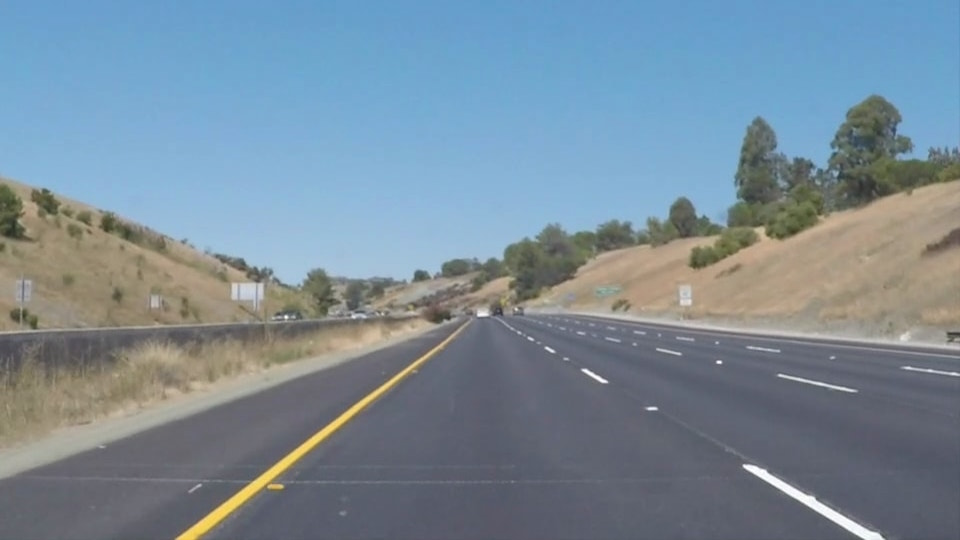
#> input picture test_img.jpg, 960 x 540 px, found by its file name
$ python lane_detection.py
#> lines starting #> are read from the running program, lines starting #| are printed output that depends on the picture; after the words box and inside, x2 and y2 are one past the last pixel; in counts of white or black regions, pixels touching at a corner belong together; pictures that were not available may be replaced by others from this repository, and a replacement may not be noted


import cv2
import numpy as np

# Define a function to display detected lines on an image
def display_lines(image, lines):

    line_image = np.zeros_like(image)

    if lines is not None:
        for line in lines:

            x1, y1, x2, y2 = line.reshape(4)

            cv2.line(line_image, (x1, y1), (x2, y2), (0, 0, 255), 10)

    return line_image

def canny(image):

    gray = cv2.cvtColor(image, cv2.COLOR_RGB2GRAY)

    blur = cv2.GaussianBlur(gray, (5, 5), 0)

    # Apply the Canny edge detection algorithm to detect edges in the blurred image
    canny = cv2.Canny(blur, 50, 150)

    return canny

def region_of_interest(image):

    height, width = image.shape[:2]

    polygons = np.array([
        [(200, height), (1100, height), (550, 250)]
    ], dtype=np.int32)

    mask = np.zeros_like(image)

    cv2.fillPoly(mask, polygons, 255)

    masked_image = cv2.bitwise_and(image, mask)

    return masked_image

def averaged_slope_intercept(image, lines):
    left_fit = []
    right_fit = []

    for line in lines:

        x1, y1, x2, y2 = line.reshape(4)

        parameters = np.polyfit((x1, x2), (y1, y2), 1)

        slope = parameters[0]
        intercept = parameters[1]

        # Determine whether the line belongs to the left or right lane
        if slope < 0:
            left_fit.append((slope, intercept))
        else:
            right_fit.append((slope, intercept))

    left_fit_average = np.mean(left_fit, axis=0) if left_fit else (0, 0)
    right_fit_average = np.mean(right_fit, axis=0) if right_fit else (0, 0)

    left_line = make_coordinates(image, left_fit_average)
    right_line = make_coordinates(image, right_fit_average)

    return np.array([left_line, right_line])


prev_left_line = None
prev_right_line = None

def make_coordinates(image, line_parameters, min_slope=0.1):
    global prev_left_line, prev_right_line

    slope, intercept = line_parameters

    y1 = image.shape[0]
    y2 = int(y1 * (3/5))

    if abs(slope) > min_slope:
        x1 = int((y1 - intercept) / slope)
        x2 = int((y2 - intercept) / slope)


        prev_left_line = [x1, y1, x2, y2] if slope < 0 else prev_left_line
        prev_right_line = [x1, y1, x2, y2] if slope >= 0 else prev_right_line
    else:

        x1, y1, x2, y2 = prev_left_line if slope < 0 else prev_right_line

    return np.array([x1, y1, x2, y2], dtype=np.int32)


image = cv2.imread('Road Lane Detection/test_img.jpg')
#> image is the input picture: shape (540, 960, 3); mean B, G, R 152.9, 139.4, 121.2
lane_image = np.copy(image)
canny_image = canny(lane_image)
#> in canny, `gray = cv2.cvtColor(image, cv2.COLOR_RGB2GRAY)`:
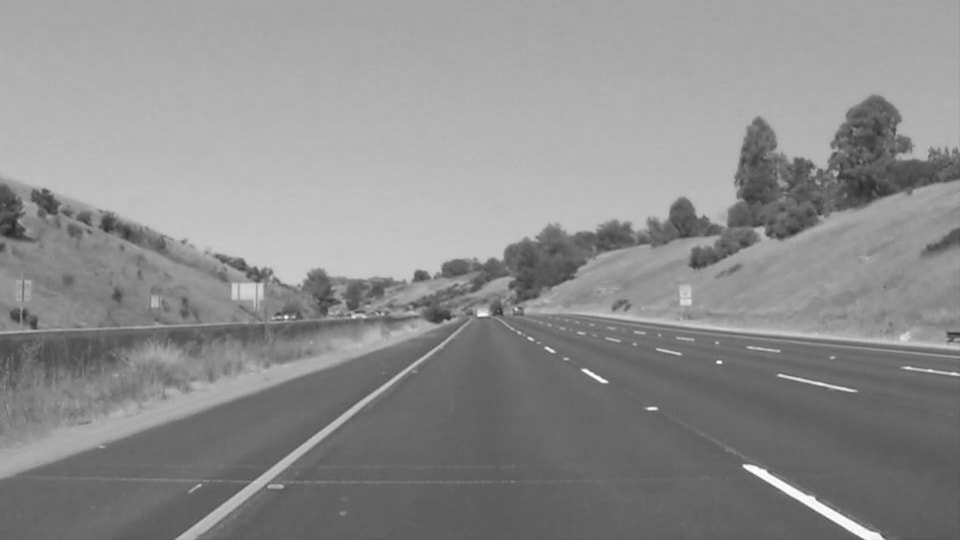
#> gray: shape (540, 960); min 40, max 255, mean 141.3
#> in canny, `canny = cv2.Canny(blur, 50, 150)`:
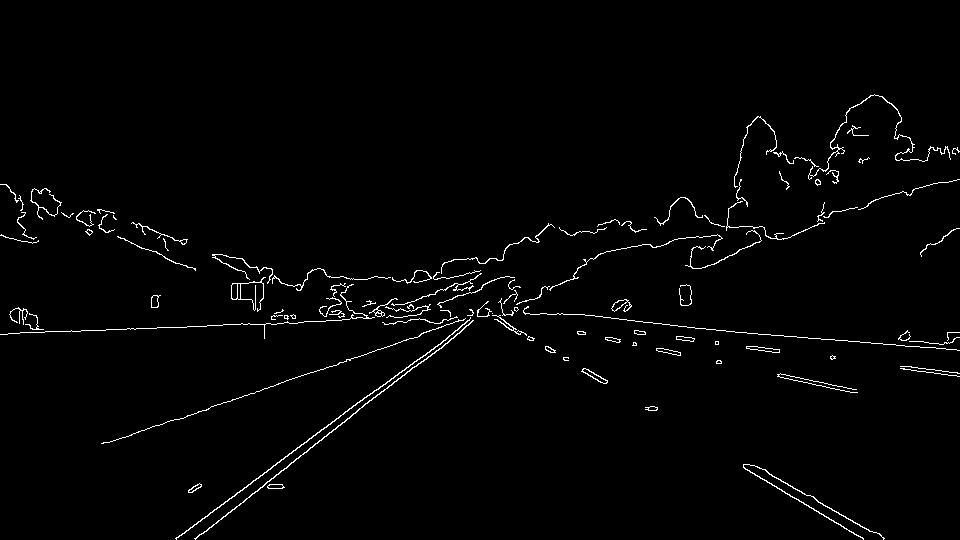
#> canny: shape (540, 960); 1.7% white in thin lines or dots, all inside (x1, y1, x2, y2) = (0, 94, 960, 540)
cropped_image = region_of_interest(canny_image)
#> in region_of_interest, `cv2.fillPoly(mask, polygons, 255)`: mask: shape (540, 960); 24.2% white; 1 white region, box (x1, y1, x2, y2) and area: (201, 250, 960, 540) 125255
#> in region_of_interest, `masked_image = cv2.bitwise_and(image, mask)`: masked_image: shape (540, 960); 0.36% white in thin lines or dots, all inside (x1, y1, x2, y2) = (267, 266, 885, 540)

lines = cv2.HoughLinesP(cropped_image, 2, np.pi/180, 100, np.array([]), minLineLength=40, maxLineGap=5)
#> lines = [[743, 466, 863, 538], [375, 397, 436, 350], [307, 451, 381, 391], [818, 502, 870, 531], [756, 466, 807, 495], [571, 314, 669, 324], [817, 501, 873, 532], [744, 468, 834, 522], [429, 352, 470, 318], [416, 366, 468, 325]]


averaged_lines = averaged_slope_intercept(lane_image, lines)
#> the loop in averaged_slope_intercept, `for line in lines: ` made 10 passes
#> (x1, y1, x2, y2, slope, intercept) on passes 1 to 10: (743, 466, 863, 538, 0.6, 20.2), (375, 397, 436, 350, -0.77, 685.9), (307, 451, 381, 391, -0.811, 699.9), (818, 502, 870, 531, 0.558, 45.81), (756, 466, 807, 495, 0.569, 36.12), (571, 314, 669, 324, 0.102, 255.7), (817, 501, 873, 532, 0.554, 48.73), (744, 468, 834, 522, 0.6, 21.6), (429, 352, 470, 318, -0.829, 707.8), (416, 366, 468, 325, -0.788, 694)
#> after the loop in averaged_slope_intercept, `for line in lines:`: left_fit = [(-0.77, 685.9), (-0.811, 699.9), (-0.829, 707.8), (-0.788, 694)]; right_fit = [(0.6, 20.2), (0.558, 45.81), (0.569, 36.12), (0.102, 255.7), (0.554, 48.73), (0.6, 21.6)]
#> in averaged_slope_intercept, `left_fit_average = np.mean(left_fit, axis=0) if left_fit else (0, 0)`: left_fit_average = [-0.8, 696.9]
#> in averaged_slope_intercept, `right_fit_average = np.mean(right_fit, axis=0) if right_fit else (0, 0)`: right_fit_average = [0.497, 71.37]
#> in make_coordinates, `slope, intercept = line_parameters`: slope = -0.8; intercept = 696.9
#> in make_coordinates, `x1 = int((y1 - intercept) / slope)`: x1 = 196
#> in make_coordinates, `x2 = int((y2 - intercept) / slope)`: x2 = 466
#> in make_coordinates, `prev_left_line = [x1, y1, x2, y2] if slope < 0 else prev_left_line`: prev_left_line = [196, 540, 466, 324]
#> in averaged_slope_intercept, `right_line = make_coordinates(image, right_fit_average)`: right_line = [942, 540, 508, 324]
#> averaged_lines = [[196, 540, 466, 324], [942, 540, 508, 324]]

line_image = display_lines(lane_image, averaged_lines)
#> the loop in display_lines, `for line in lines: ` made 2 passes


combo_image = cv2.addWeighted(lane_image, 0.8, line_image, 1, 1)
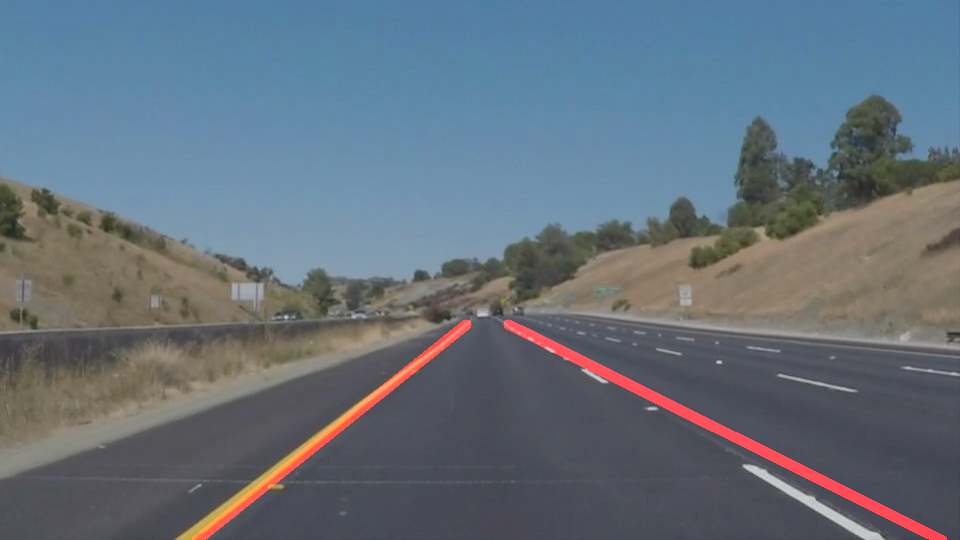
#> combo_image: shape (540, 960, 3); mean B, G, R 123.3, 112.5, 100.6

cv2.imshow('result', combo_image)
cv2.waitKey(0)
cv2.destroyAllWindows()


# Open a video file for processing
cap = cv2.VideoCapture('Road Lane Detection/test2.mp4')

while cap.isOpened():

    ret, frame = cap.read()
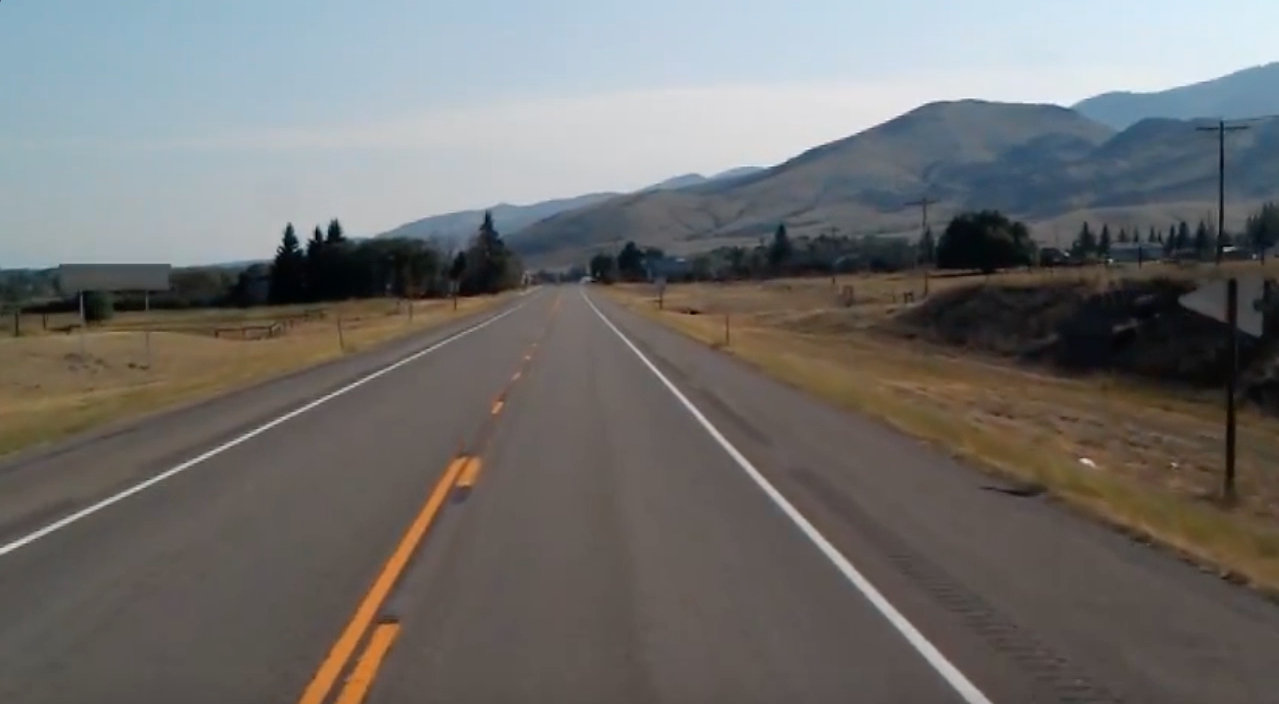
#> input picture test_image.jpg, 1279 x 704 px, given in place of test2.mp4, which was not available
#> frame is the input picture: shape (704, 1279, 3); mean B, G, R 109.7, 111.3, 112.3

    if not ret:
        break


    canny_image = canny(frame)
#> in canny (call 2), `canny = cv2.Canny(blur, 50, 150)`: canny: shape (704, 1279); 0.91% white in thin lines or dots


    cropped_image = region_of_interest(canny_image)
#> in region_of_interest (call 2), `cv2.fillPoly(mask, polygons, 255)`: mask: shape (704, 1279); 22.7% white; 1 white region, box (x1, y1, x2, y2) and area: (200, 250, 1100, 704) 204575
#> in region_of_interest (call 2), `masked_image = cv2.bitwise_and(image, mask)`:
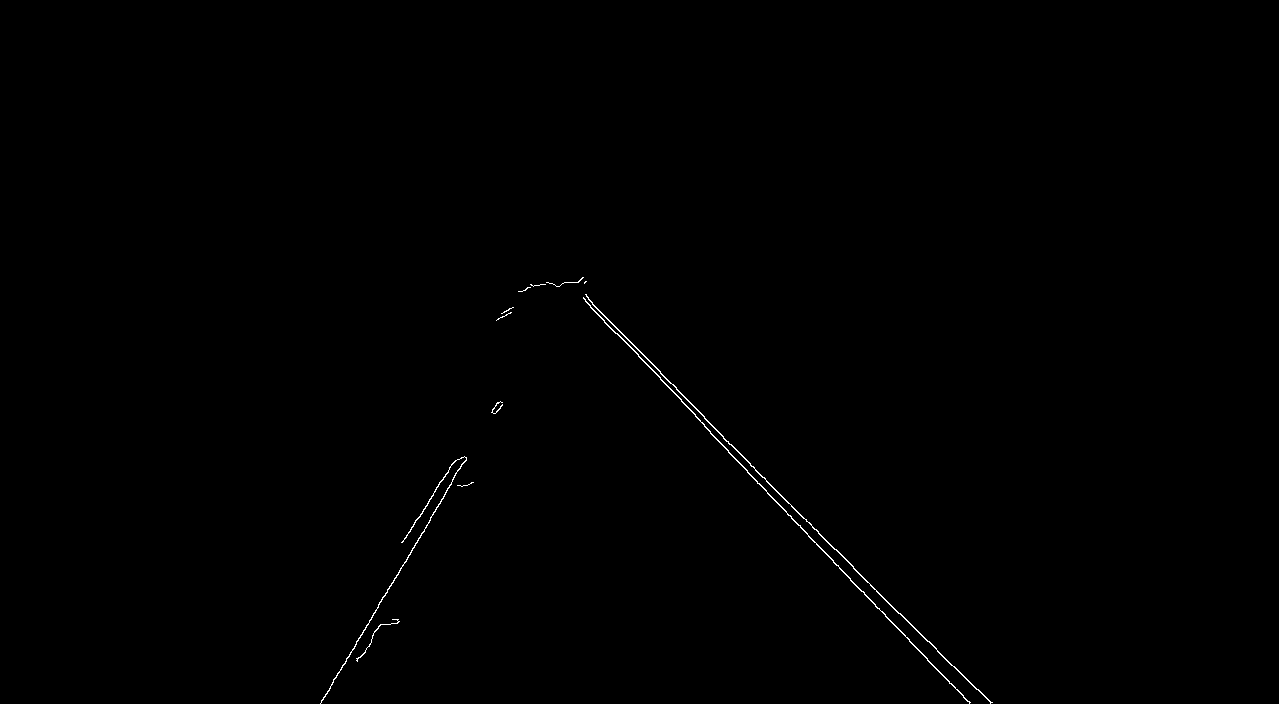
#> masked_image: shape (704, 1279); 0.26% white in thin lines or dots, all inside (x1, y1, x2, y2) = (320, 277, 993, 704)


    lines = cv2.HoughLinesP(cropped_image, 2, np.pi/180, 100, np.array([]), minLineLength=40, maxLineGap=5)
#> lines = 13 rows, first 6: [704, 418, 927, 641], [704, 426, 791, 516], [320, 703, 445, 494], [585, 301, 663, 381], [630, 341, 670, 383], [794, 520, 861, 591]


    averaged_lines = averaged_slope_intercept(frame, lines)
#> the loop in averaged_slope_intercept (call 2), `for line in lines: ` made 13 passes
#> (x1, y1, x2, y2, slope, intercept) on passes 1 to 12: (704, 418, 927, 641, 1, -286), (704, 426, 791, 516, 1.03, -302.3), (320, 703, 445, 494, -1.67, 1238), (585, 301, 663, 381, 1.03, -299), (630, 341, 670, 383, 1.05, -320.5), (794, 520, 861, 591, 1.06, -321.4), (659, 371, 704, 416, 1, -288), (870, 599, 939, 672, 1.06, -321.4), (767, 493, 807, 534, 1.03, -293.2), (423, 509, 454, 461, -1.55, 1164), (940, 653, 991, 702, 0.961, -250.1), (824, 551, 879, 609, 1.05, -317.9)
#> averaged_lines = [[308, 704, 483, 422], [978, 704, 703, 422]]


    line_image = display_lines(frame, averaged_lines)
#> the loop in display_lines (call 2), `for line in lines: ` made 2 passes


    combo_image = cv2.addWeighted(frame, 0.8, line_image, 1, 1)
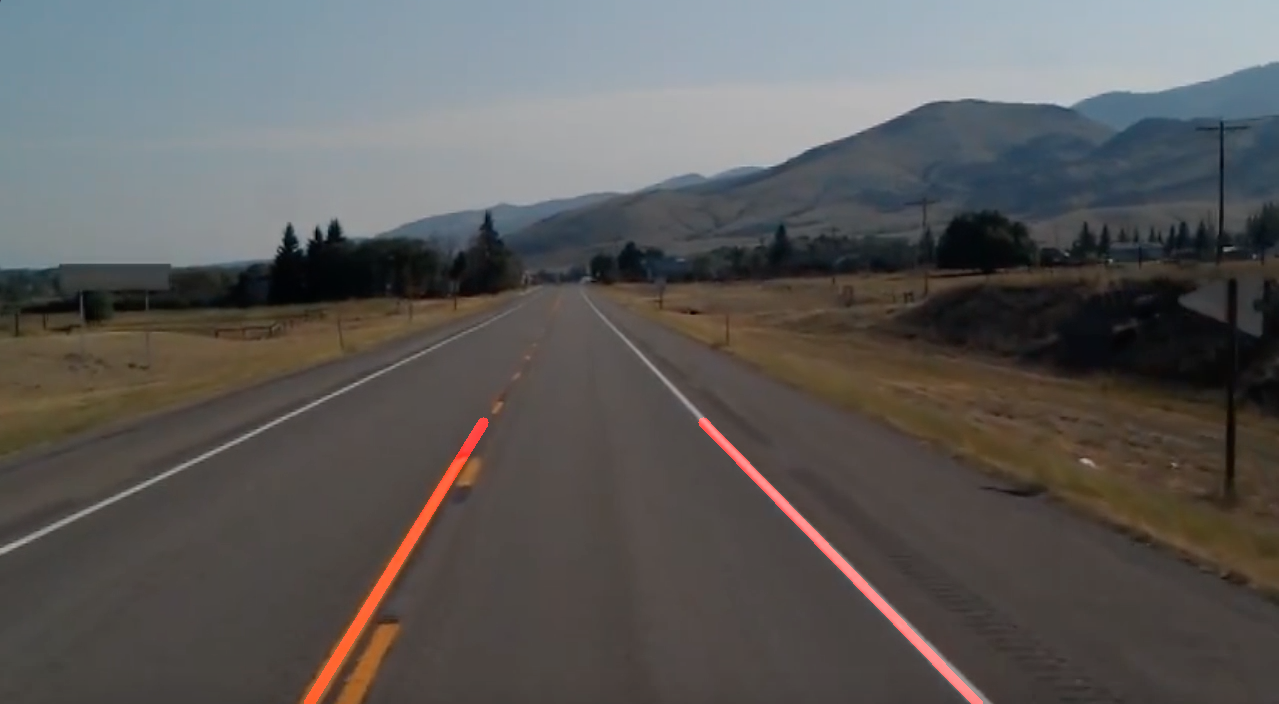
#> combo_image: shape (704, 1279, 3); mean B, G, R 88.7, 90, 91.8


    cv2.imshow('result', combo_image)


    if cv2.waitKey(1) & 0xFF == ord('q'):
#> (key q is pressed here)
        break


cap.release()
cv2.destroyAllWindows()
